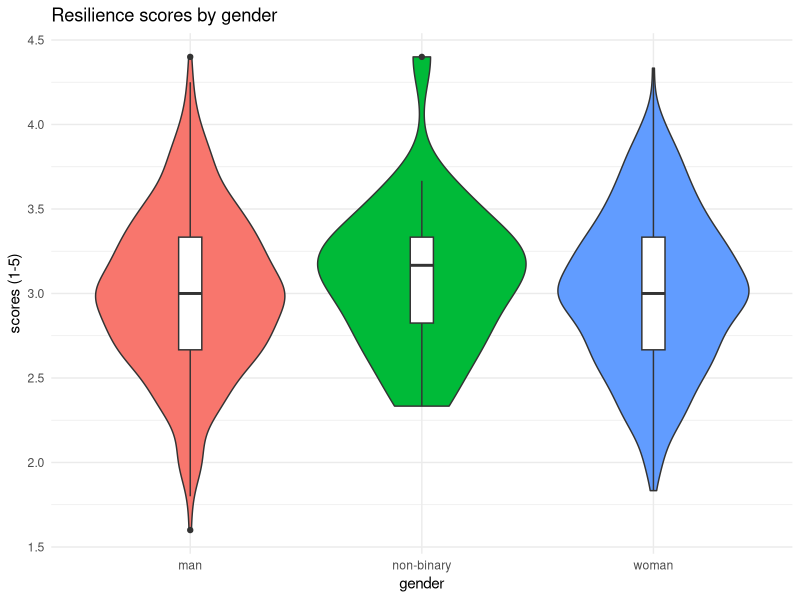
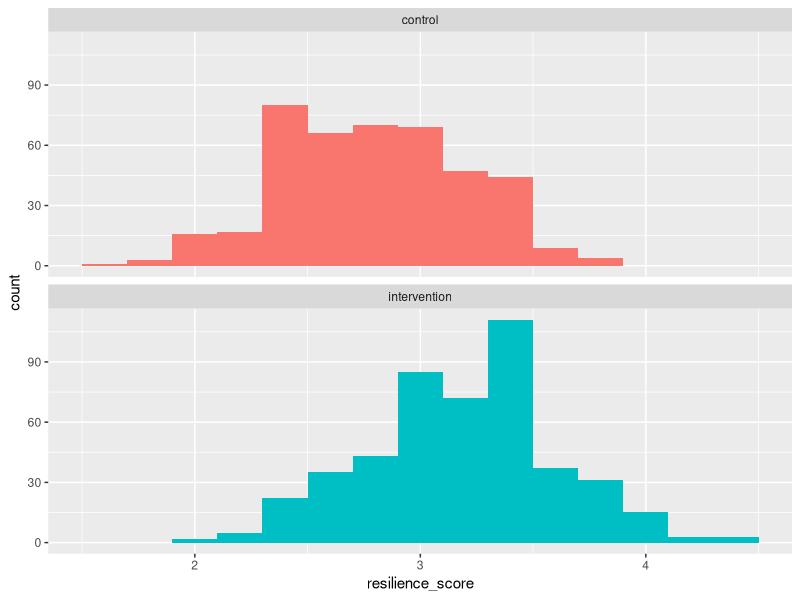
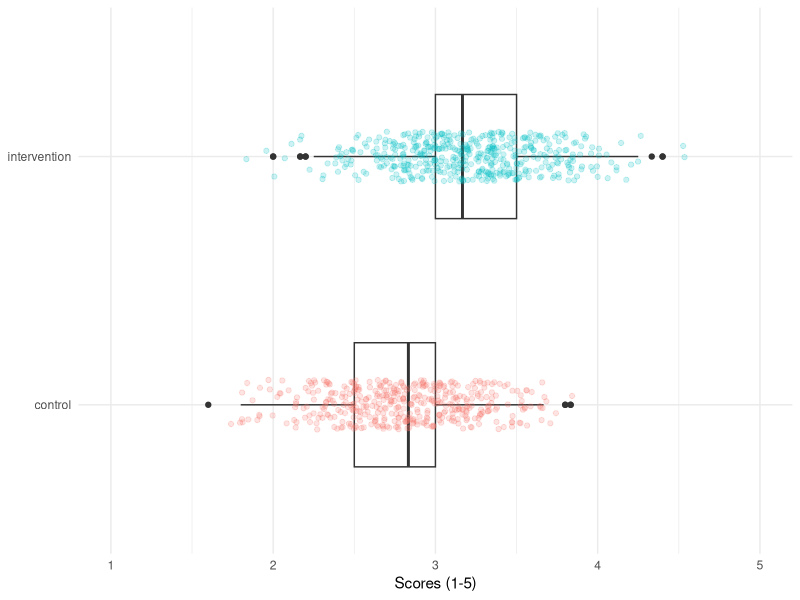

Recreate these plots in R, in order.
## ---- chunk 1
knitr::opts_chunk$set(echo = TRUE)
## ---- chunk 2
library(tidyverse)
demo_data <- read_csv("demographic_data.csv")
q_data <- read_csv("questionnaire_data.csv")
scoring <- read_csv("scoring.csv")
## ---- chunk 3
summary(demo_data)
summary(q_data)
summary(scoring)
## ---- chunk 4
demo_cleaned <- demo_data %>%
  mutate(treatment = factor(treatment, 
                            levels = c(1,2), 
                            labels = c("control", "intervention")),
         gender = as.factor(gender),
         participant_ID = as.character(participant_ID)) # convert to character
summary(demo_cleaned)
## ---- chunk 5
q_cleaned <- q_data %>%
  mutate(participant_ID = as.character(participant_ID))
## ---- chunk 6
dat_wide <- inner_join(x = demo_cleaned, y = q_cleaned, by = "participant_ID") 
## ---- chunk 7
dat_long <- dat_wide %>%
  pivot_longer(cols = bounce_back_quickly:long_time_over_setbacks, 
               names_to = "item", 
               values_to = "response")
## ---- chunk 8
dat <- inner_join(x = dat_long, y = scoring, by = c("item", "response"))
## ---- chunk 9
dat_scores <- dat %>%
  group_by(participant_ID, age, gender, treatment) %>%
  summarise(resilience_score = mean(score, na.rm = TRUE)) %>%
  ungroup()

dat_scores2 <- dat %>%
  group_by(participant_ID, age, gender, treatment) %>%
  summarise(resilience_score = mean(score, na.rm = TRUE)) 

## ---- chunk 10
dat_scores %>%
  group_by(gender) %>%
  summarise(group_score = mean(resilience_score, na.rm = TRUE))
dat_scores %>%
  group_by(treatment) %>%
  summarise(group_score = mean(resilience_score, na.rm = TRUE))
## ---- chunk 11
# plot data: violin-boxplot for resilience sccores by gender
p <-ggplot(data = dat_scores, aes(x = gender, y = resilience_score)) +
  geom_violin(aes(fill = gender), show.legend = F) 
p + geom_boxplot(width = 0.1) +
  theme_minimal() +
  labs(y = "scores (1-5)",
       title = "Resilience scores by gender")


ggplot(dat_scores, aes(x = resilience_score, fill = treatment)) +
  geom_histogram(binwidth = .2, show.legend = F) +
 facet_wrap(~treatment, nrow = 2) 


ggplot(data = dat_scores, aes(x = treatment, y = resilience_score)) +
    geom_boxplot(width = 0.5) +
   guides(fill = "none")+
    geom_jitter(width = .1, height = .2, aes(colour = treatment), alpha = .2, show.legend = F)  +
   scale_y_continuous(limits = c(1,5)) +
    theme_minimal() +
    coord_flip() +
  labs(x = NULL,
       y = "Scores (1-5)")

  
